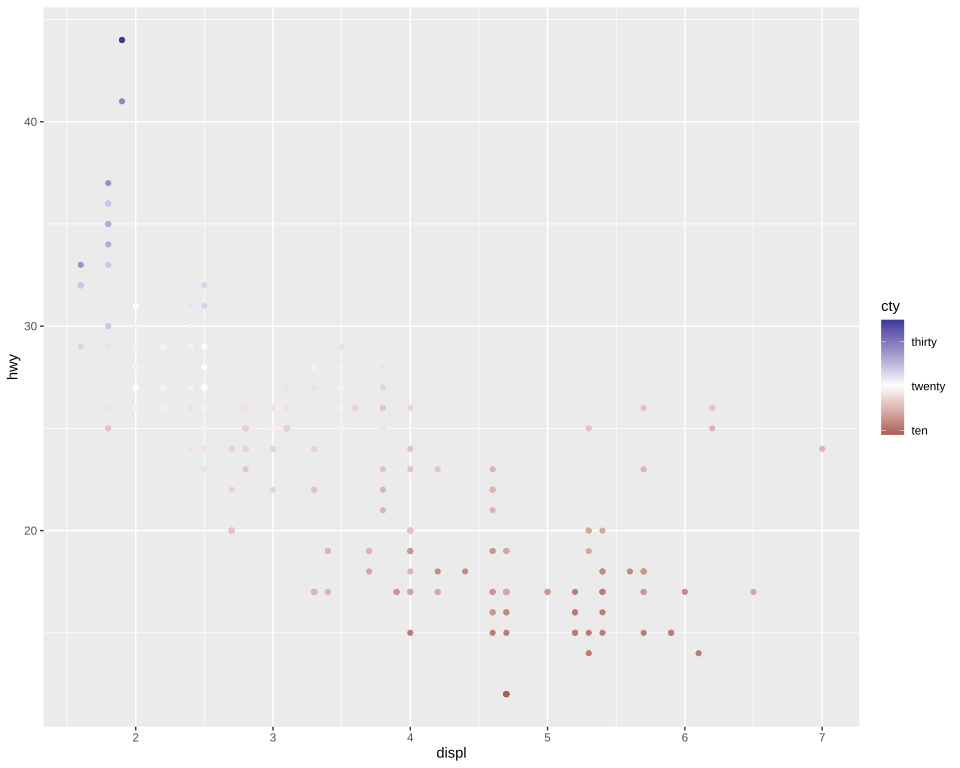

Write R code to recreate this figure.
# The plot test/golden/scale_gradient2.svg draws, drawn by ggplot2 itself, as ggplot2's own visual tests
# draw their snapshots: the independent check on that golden whenever it changes. The suite never
# runs this; it needs R, ggplot2 and vdiffr, saved as the Docker image giggly-r:ggplot2-4.0.3, and
# for the gradient svglite and the Liberation fonts, saved as giggly-r:ggplot2-4.0.3-svglite. From
# the repository's root:
#
#   docker run --rm -v "$PWD/test/golden":/golden:ro giggly-r:ggplot2-4.0.3-svglite \
#     Rscript /golden/scale_gradient2.R > scale_gradient2.ggplot2.svg
#   docker run --rm -e SVGLITE=1 -v "$PWD/test/golden":/golden:ro \
#     giggly-r:ggplot2-4.0.3-svglite Rscript /golden/scale_gradient2.R > scale_gradient2.svglite.svg
#
# and compare the first drawing element by element and the gradient's stops against the second,
# as test/golden/point_colourbar.R describes.
#
# mpg's highway mileage by displacement coloured by city mileage diverging from white at 20, the
# further end, 35, dark blue in full and the nearer, 9, only as far toward dark red as it reaches;
# the colour bar's ticks at the breaks given, labelled as given, placed over the range whatever
# the midpoint.
#
# First checked with ggplot2 4.0.3, vdiffr 1.0.9 and svglite 2.2.2: every element and clip path
# matches vdiffr's but svglite's around the whole drawing and the bar's fill, every stop matches
# svglite's, and the one departure is test/golden/point.R's, the x axis drawn before the y.

library(ggplot2)

plot <- ggplot(mpg, aes(displ, hwy, colour = cty)) +
  geom_point() +
  scale_colour_gradient2(
    midpoint = 20,
    breaks = c(10, 20, 30),
    labels = c("ten", "twenty", "thirty")
  ) +
  guides(colour = guide_colourbar(display = "gradient")) +
  theme_gray()

file <- tempfile(fileext = ".svg")
if (nzchar(Sys.getenv("SVGLITE"))) {
  svglite::svglite(file, width = 10, height = 8, system_fonts = list(sans = "Liberation Sans"))
  print(plot)
  invisible(dev.off())
} else {
  vdiffr::write_svg(plot, file)
}
cat(readLines(file), sep = "\n")
